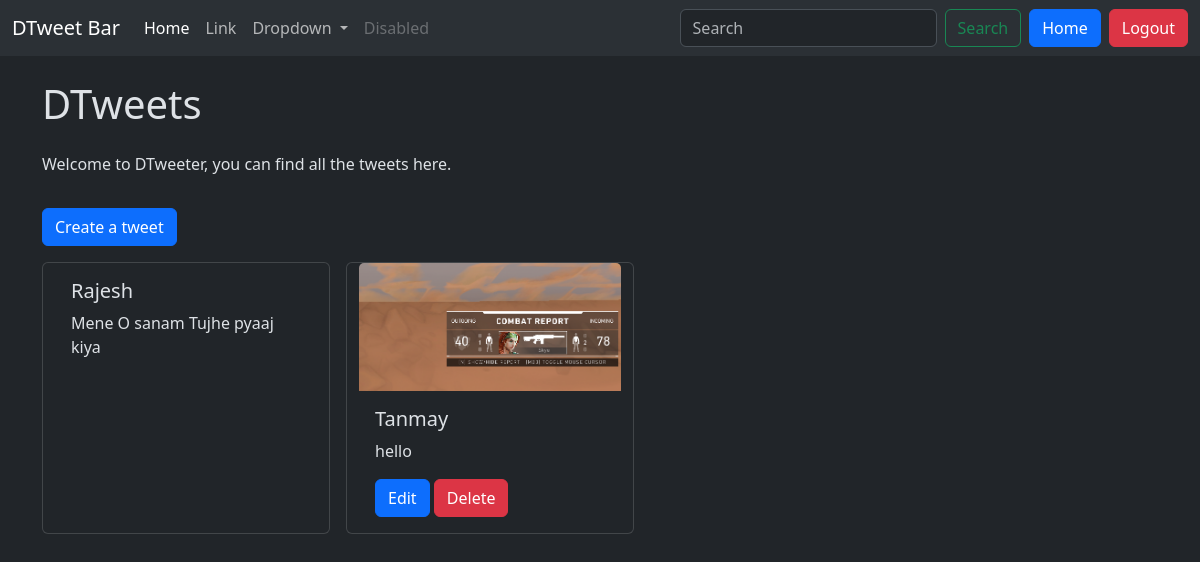
The page /tweet/ (signed in) on the database its author committed.
### tweet/models.py (models this page shows, shortened)
class Tweet(models.Model):
    user = models.ForeignKey(User, on_delete=models.CASCADE)
    text = models.TextField(max_length=200)
    photo = models.ImageField(upload_to='photos/',blank=True, null=True)
    created_at = models.DateTimeField(auto_now_add=True)
    updated_at = models.DateTimeField(auto_now=True)

### tweet/views.py (the view)
# urls.py: path('', views.tweet_list, name = "tweet_list"),
def tweet_list(request):
    tweets = Tweet.objects.all().order_by('-created_at')
    return render(request, 'tweet_list.html', {'tweets':tweets})

### tweet/templates/tweet_list.html (shortened to what this page needs)
{% extends "layout.html" %}
{% block content %}
    <h1 class="my-4 ">DTweets</h1>
    <p>Welcome to DTweeter, you can find all the tweets here.</p>
    <a href=" {% url "tweet_create" %} ">
        <button class="btn btn-primary my-3">
            Create a tweet
        </button>
    </a>
    <div class='container row gap-3' >
        {% for tweet in tweets %}
        <div class="card" style="width: 18rem;">
            {% if tweet.photo %}
            <img src="{{tweet.photo.url}}" class="card-img-top" alt="...">
            {% endif %}
            <div class="card-body">
              <h5 class="card-title">{{tweet.user.username}}</h5>
              <p class="card-text">{{tweet.text}}</p>
              {% if tweet.user == user %}
              <a href=" {% url "tweet_edit" tweet.id %} " class="btn btn-primary">Edit</a>
              <a href=" {% url "tweet_delete" tweet.id %} " class="btn btn-danger">Delete</a>
              {% endif %}
            </div>
          </div>
        {% endfor %}
    </div>
{% endblock %}

### rows shown on the page
Tweet: user.username "Rajesh", text "Mene O sanam Tujhe pyaaj kiya"
Tweet: photo (picture), user.username "Tanmay", text "hello", shows "Edit"
